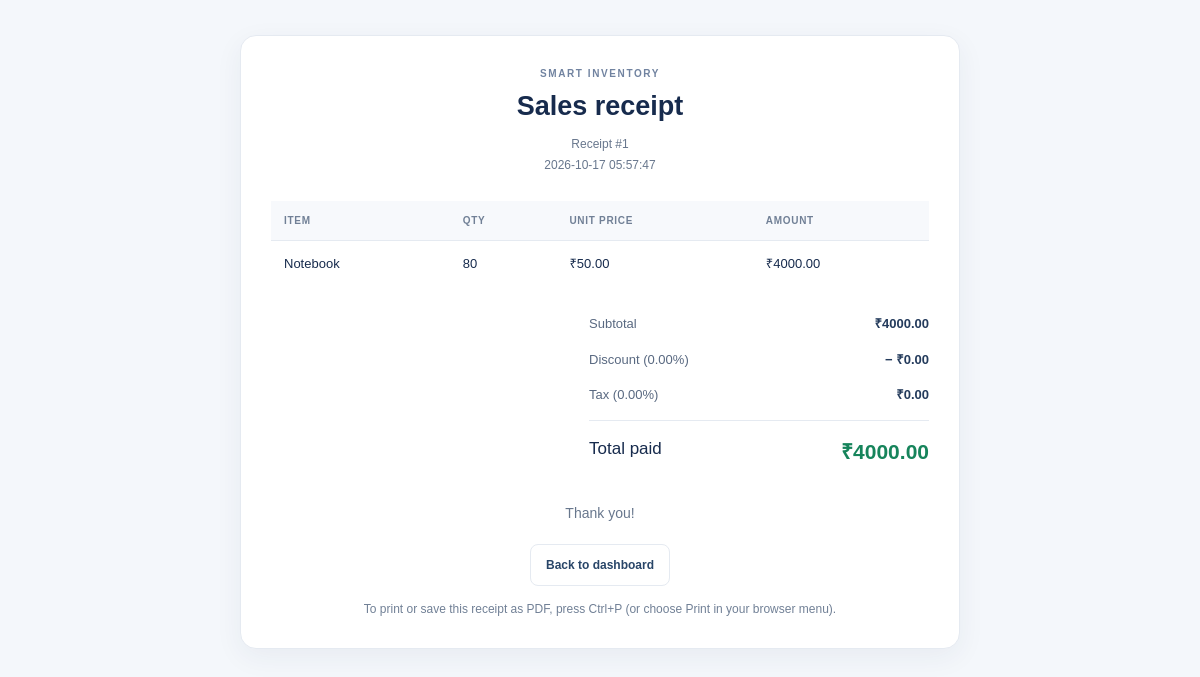
The app's page /receipt/1 with its own data.
### tables this page shows
CREATE TABLE sales (
                id INTEGER PRIMARY KEY AUTOINCREMENT,
                sale_date TEXT NOT NULL,
                subtotal REAL NOT NULL,
                discount_percent REAL NOT NULL,
                discount_amount REAL NOT NULL,
                tax_percent REAL NOT NULL,
                tax_amount REAL NOT NULL,
                total REAL NOT NULL
            );

CREATE TABLE sale_items (
                id INTEGER PRIMARY KEY AUTOINCREMENT,
                sale_id INTEGER NOT NULL,
                product_id INTEGER,
                product_name TEXT NOT NULL,
                quantity INTEGER NOT NULL,
                unit_price REAL NOT NULL,
                line_total REAL NOT NULL,
                FOREIGN KEY(sale_id) REFERENCES sales(id),
                FOREIGN KEY(product_id) REFERENCES products(id) ON DELETE SET NULL
            );

### main.py (the view)
@app.route("/receipt/<int:sale_id>")
def receipt(sale_id):
    with get_db() as db:
        sale = db.execute("SELECT * FROM sales WHERE id = ?", (sale_id,)).fetchone()
        if sale is None:
            abort(404)
        items = db.execute("SELECT * FROM sale_items WHERE sale_id = ?", (sale_id,)).fetchall()
    return render_template("receipt.html", sale=sale, items=items)

### main.py (called while the page is built)
def get_db():
    connection = sqlite3.connect(DATABASE)
    connection.row_factory = sqlite3.Row
    connection.execute("PRAGMA foreign_keys = ON")
    return connection

### templates/receipt.html (shortened to what this page needs)
<!DOCTYPE html>
<html lang="en">
<head>
    <link rel="stylesheet" href="{{ url_for('static', filename='style.css') }}">
</head>
<body class="receipt-page">
<div class="receipt-card">
    <div class="receipt-top"><p class="eyebrow">SMART INVENTORY</p><h1>Sales receipt</h1><p class="muted">Receipt #{{ sale['id'] }}</p><p class="muted">{{ sale['sale_date'] }}</p></div>
    <div class="table-wrap"><table><thead><tr><th>Item</th><th>Qty</th><th>Unit price</th><th>Amount</th></tr></thead><tbody>{% for item in items %}<tr><td>{{ item['product_name'] }}</td><td>{{ item['quantity'] }}</td><td>₹{{ '%.2f'|format(item['unit_price']) }}</td><td>₹{{ '%.2f'|format(item['line_total']) }}</td></tr>{% endfor %}</tbody></table></div>
    <div class="totals"><div><span>Subtotal</span><strong>₹{{ '%.2f'|format(sale['subtotal']) }}</strong></div><div><span>Discount ({{ '%.2f'|format(sale['discount_percent']) }}%)</span><strong>− ₹{{ '%.2f'|format(sale['discount_amount']) }}</strong></div><div><span>Tax ({{ '%.2f'|format(sale['tax_percent']) }}%)</span><strong>₹{{ '%.2f'|format(sale['tax_amount']) }}</strong></div><div class="grand-total"><span>Total paid</span><strong>₹{{ '%.2f'|format(sale['total']) }}</strong></div></div>
    <p class="receipt-thanks">Thank you!</p>
    <div class="receipt-actions no-print"><a class="button button-light" href="{{ url_for('index') }}">Back to dashboard</a><p class="print-hint">To print or save this receipt as PDF, press Ctrl+P (or choose Print in your browser menu).</p></div>
</div>
</body>
</html>

### static/style.css (style rules this page uses)
:root { --ink:#172b4d;--muted:#68778d;--line:#e5eaf1;--surface:#fff;--page:#f4f7fb;--blue:#2457d6;--green:#16845b;--red:#b45309;--shadow:0 8px 28px rgba(28,47,78,.06) }
* { box-sizing:border-box }
body { margin:0;background:var(--page);color:var(--ink);font-family:Arial,Helvetica,sans-serif;font-size:14px;line-height:1.5 }
.subtitle,.muted { color:var(--muted);margin:0 }
.eyebrow { font-size:10px;font-weight:800;letter-spacing:1.6px;color:#7183a0;margin:0 0 5px }
.table-wrap { width:100%;overflow-x:auto }
table { width:100%;border-collapse:collapse;white-space:nowrap }
th { text-align:left;background:#f7f9fc;color:#718096;font-size:10px;letter-spacing:.7px;text-transform:uppercase;padding:12px 13px;border-bottom:1px solid var(--line) }
td { padding:13px;border-bottom:1px solid #edf0f5;font-size:13px }
tbody tr:last-child td { border-bottom:0 }
.button { display:inline-flex;align-items:center;justify-content:center;gap:7px;padding:11px 15px;border:0;border-radius:8px;text-decoration:none;font-size:12px;font-weight:800;cursor:pointer;white-space:nowrap }
.button-light { background:#fff;color:#284568;border:1px solid var(--line) }
.receipt-page { min-height:100vh;display:grid;place-items:start center;padding:35px 16px }
.receipt-card { width:min(720px,100%);background:white;border:1px solid var(--line);border-radius:16px;padding:30px;box-shadow:var(--shadow) }
.receipt-top { text-align:center;padding-bottom:24px }
.receipt-top h1 { font-size:27px;margin:4px 0 8px }
.receipt-top .muted { font-size:12px;margin:3px }
.totals { width:min(340px,100%);margin:20px 0 0 auto }
.totals div { display:flex;justify-content:space-between;gap:18px;padding:8px 0;color:#596981;font-size:13px }
.totals strong { color:#243b5c }
.totals .grand-total { border-top:1px solid var(--line);margin-top:7px;padding-top:15px;font-size:17px;color:var(--ink) }
.totals .grand-total strong { font-size:21px;color:var(--green) }
.receipt-thanks { text-align:center;color:var(--muted);margin:28px 0 20px }
.receipt-actions { display:flex;justify-content:center;gap:10px;flex-wrap:wrap }
.print-hint { width:100%;text-align:center;color:#718096;font-size:12px;margin:4px 0 0 }

### records on screen
sales: id "1", sale_date "2026-10-17 05:57:47", subtotal "4000.00", discount_percent "0.00", discount_amount "0.00", tax_percent "0.00", tax_amount "0.00", total "4000.00"
sale_items: product_name "Notebook", quantity "80", unit_price "50.00", line_total "4000.00"
